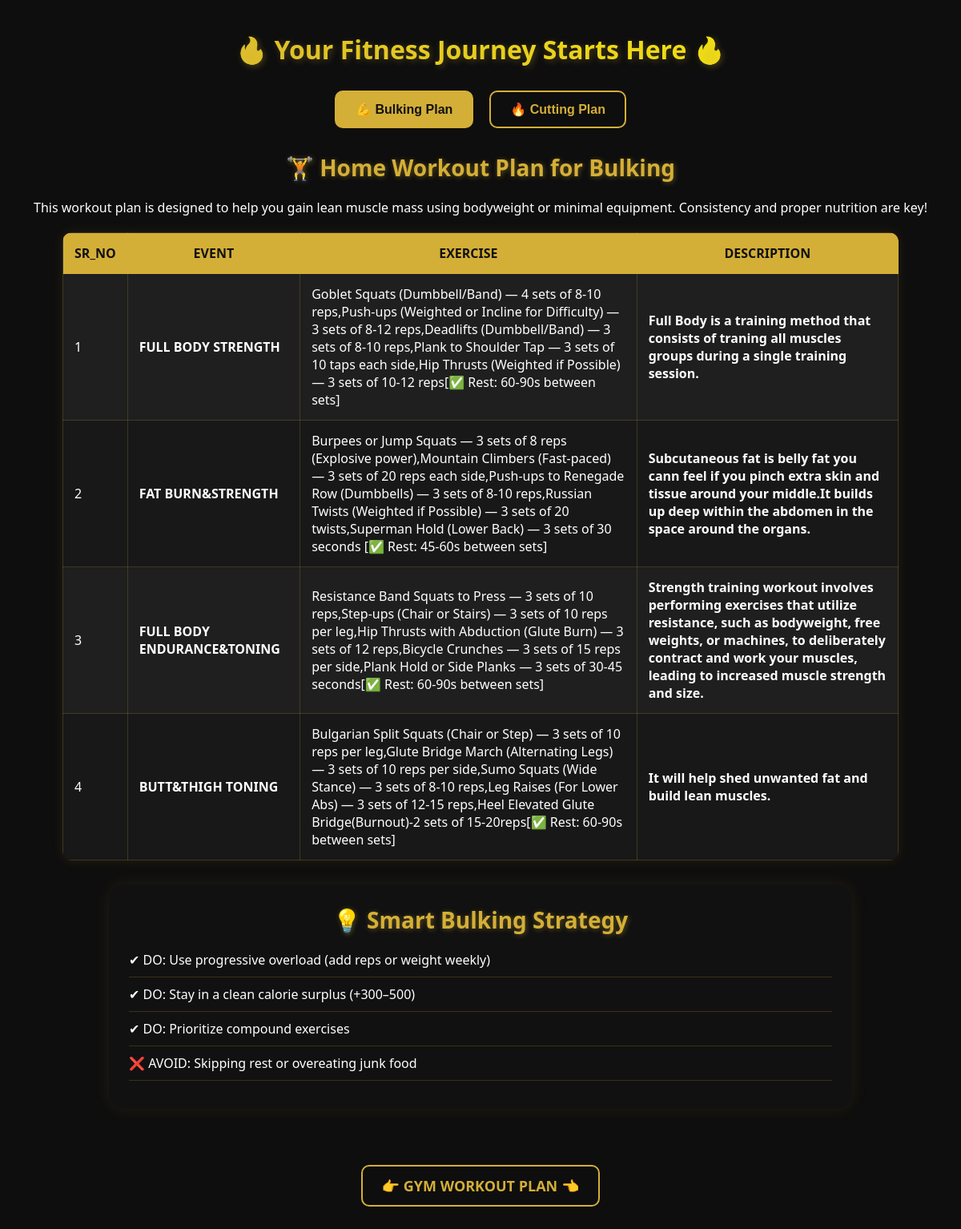
Page /displayhw.php on the committed database.
### tables this page shows
CREATE TABLE `homeworkout` (
  `SR_NO` varchar(10) NOT NULL,
  `EVENT` varchar(50) DEFAULT NULL,
  `EXERCISE` varchar(1000) DEFAULT NULL,
  `DESCRIPTION` varchar(500) DEFAULT NULL
);

### displayhw.php (the view, shortened to what this page needs)
<?php
$conn = new mysqli("localhost", "root", "", "fitnesshub");
?>
<html>
<head>
</head>
<body>
<h1>🔥 Your Fitness Journey Starts Here 🔥</h1>
<div class="tabs">
  <button class="tab-btn active" onclick="showSection('bulking')">💪 Bulking Plan</button>
  <button class="tab-btn" onclick="showSection('cutting')">🔥 Cutting Plan</button>
</div>
<div id="bulking" class="content-section active">
  <h2>🏋️ Home Workout Plan for Bulking</h2>
  <p>This workout plan is designed to help you gain lean muscle mass using bodyweight or minimal equipment. Consistency and proper nutrition are key!</p>
  <?php
  $sql = "SELECT SR_NO, EVENT, EXERCISE, DESCRIPTION FROM homeworkout";
  $result = $conn->query($sql);
  if ($result->num_rows > 0) {
      echo "<table><tr><th>SR_NO</th><th>EVENT</th><th>EXERCISE</th><th>DESCRIPTION</th></tr>";
      while ($row = $result->fetch_assoc()) {
          echo "<tr><td>{$row['SR_NO']}</td><td><b>{$row['EVENT']}</b></td><td>{$row['EXERCISE']}</td><td><b>{$row['DESCRIPTION']}</b></td></tr>";
      }
      echo "</table>";
  }
  ?>
  <div class="card">
     <h2>💡 Smart Bulking Strategy</h2>
        <ul>
            <li>✔ DO: Use progressive overload (add reps or weight weekly)</li>
            <li>✔ DO: Stay in a clean calorie surplus (+300–500)</li>
            <li>✔ DO: Prioritize compound exercises</li>
            <li>❌ AVOID: Skipping rest or overeating junk food</li>
        </ul>
  </div>
</div>
 <a href="displaygw.php" class="diet-link">👉 GYM WORKOUT PLAN 👈</a>
</body>
</html>

### displayhw.php (style rules this page uses)
* { margin: 0; padding: 0; box-sizing: border-box; }
body { background: #0e0e0e; font-family: 'Segoe UI', sans-serif; color: #fff; padding: 40px 20px; text-align: center; }
h1 { font-size: 32px; margin-bottom: 30px; background: linear-gradient(90deg, #d4af37, #fff700); -webkit-background-clip: text; -webkit-text-fill-color: transparent; text-shadow: 2px 2px 8px rgba(212,175,55,0.3); }
h2 { color: #d4af37; font-size: 28px; margin-bottom: 20px; text-shadow: 1px 1px 6px rgba(212,175,55,0.4); }
.tabs { display: flex; justify-content: center; gap: 20px; margin-bottom: 30px; }
.tab-btn { padding: 12px 24px; border: 2px solid #d4af37; background: transparent; color: #d4af37; font-weight: bold; font-size: 16px; border-radius: 10px; cursor: pointer; transition: all 0.3s ease; }
.tab-btn.active, .tab-btn:hover { background: #d4af37; color: #111; }
.content-section { display: none; animation: fadeIn 0.6s ease forwards; }
.content-section.active { display: block; }
table { width: 90%; margin: 20px auto; background: #181818; border-collapse: collapse; border-radius: 12px; overflow: hidden; box-shadow: 0 0 15px rgba(212,175,55,0.1); }
th, td { padding: 14px; border: 1px solid rgba(212,175,55,0.2); }
th { background: #d4af37; color: #111; }
tr:nth-child(even) { background: #1f1f1f; }
.card { width: 80%; margin: 30px auto; background: #111; padding: 25px; border-radius: 20px; box-shadow: 0 0 20px rgba(212,175,55,0.1); transition: transform 0.3s ease; }
.card ul { list-style: none; padding: 0; margin-top: 20px; text-align: left; }
.card li { margin-bottom: 10px; border-bottom: 1px solid rgba(212,175,55,0.2); padding-bottom: 10px; }
.diet-link { display: inline-block; margin-top: 40px; font-size: 18px; font-weight: bold; color: #d4af37; border: 2px solid #d4af37; padding: 12px 24px; border-radius: 10px; text-decoration: none; transition: all 0.3s ease-in-out; }

### rows in the picture
homeworkout: SR_NO "1", EVENT "FULL BODY STRENGTH", EXERCISE "Goblet Squats (Dumbbell/Band) — 4 sets of 8-10 reps,Push-ups (Weighted or Incline for Difficulty) — 3 sets of 8-12 reps,Deadlifts (Dumbbell/Band) — 3 sets of 8-10 reps,Plank to Shoulder Tap — 3 sets of 10 taps each side,Hip Thrusts (Weighted if Possible) — 3 sets of 10-12 reps[✅ Rest: 60-90s between sets]", DESCRIPTION "Full Body is a training method that consists of traning all muscles groups during a single training session."
homeworkout: SR_NO "2", EVENT "FAT BURN&STRENGTH", EXERCISE "Burpees or Jump Squats — 3 sets of 8 reps (Explosive power),Mountain Climbers (Fast-paced) — 3 sets of 20 reps each side,Push-ups to Renegade Row (Dumbbells) — 3 sets of 8-10 reps,Russian Twists (Weighted if Possible) — 3 sets of 20 twists,Superman Hold (Lower Back) — 3 sets of 30 seconds [✅ Rest: 45-60s between sets]", DESCRIPTION "Subcutaneous fat is belly fat you cann feel if you pinch extra skin and tissue around your middle.It builds up deep within the abdomen in the space around the organs."
homeworkout: SR_NO "3", EVENT "FULL BODY ENDURANCE&TONING", EXERCISE "Resistance Band Squats to Press — 3 sets of 10 reps,Step-ups (Chair or Stairs) — 3 sets of 10 reps per leg,Hip Thrusts with Abduction (Glute Burn) — 3 sets of 12 reps,Bicycle Crunches — 3 sets of 15 reps per side,Plank Hold or Side Planks — 3 sets of 30-45 seconds[✅ Rest: 60-90s between sets]", DESCRIPTION "Strength training workout involves performing exercises that utilize resistance, such as bodyweight, free weights, or machines, to deliberately contract and work your muscles, leading to increased muscle strength and size."
homeworkout: SR_NO "4", EVENT "BUTT&THIGH TONING", EXERCISE "Bulgarian Split Squats (Chair or Step) — 3 sets of 10 reps per leg,Glute Bridge March (Alternating Legs) — 3 sets of 10 reps per side,Sumo Squats (Wide Stance) — 3 sets of 8-10 reps,Leg Raises (For Lower Abs) — 3 sets of 12-15 reps,Heel Elevated Glute Bridge(Burnout)-2 sets of 15-20reps[✅ Rest: 60-90s between sets]", DESCRIPTION "It will help shed unwanted fat and build lean muscles."
